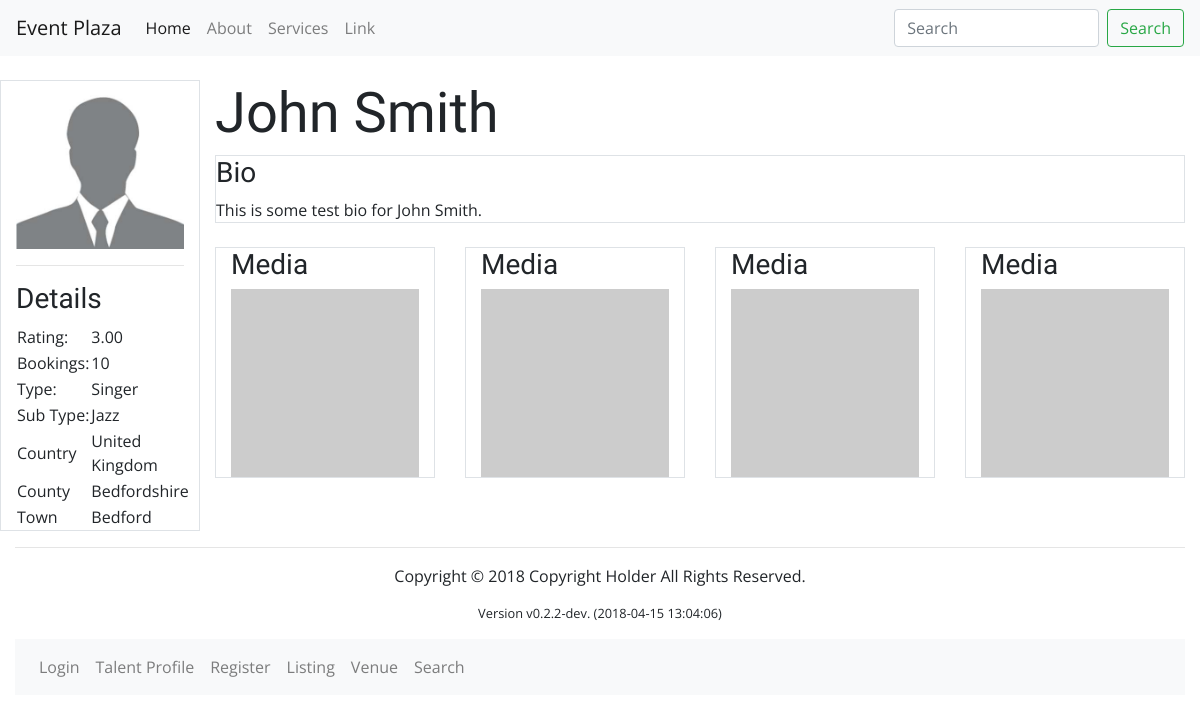
/talent/talent_index.php?talent_id=1, run on the app's committed database.
### tables this page shows
CREATE TABLE IF NOT EXISTS `talent` (
  `talent_id` int(11) NOT NULL AUTO_INCREMENT,
  `talent_name` varchar(200) NOT NULL,
  `talent_profilepicture` varchar(200) DEFAULT NULL COMMENT 'Profile Picture filename.',
  `talent_type` varchar(30) NOT NULL,
  `talent_subtype` varchar(100) NOT NULL COMMENT 'Subtype of act',
  `talent_bio` text NOT NULL COMMENT 'Talent Biography.',
  `talent_country` varchar(30) NOT NULL COMMENT 'Country of the talent.',
  `talent_county` varchar(30) NOT NULL,
  `talent_town` varchar(30) NOT NULL,
  `talent_distance` int(11) NOT NULL,
  `talent_rating` float NOT NULL COMMENT 'Average Rating',
  `talent_bookings` int(11) NOT NULL COMMENT 'Number of Bookings',
  PRIMARY KEY (`talent_id`)
);

### talent/talent_index.php (the view, shortened to what this page needs)
<?php include ($_SERVER["DOCUMENT_ROOT"] . "/venue/venue-finder/views/partials/_header.php"); ?>
<?php include ($_SERVER["DOCUMENT_ROOT"] . "/venue/venue-finder/config/db_config.php"); ?>
<body>
  <div class="container-fluid">
    <?php
    $UID = (int)$_GET["talent_id"];
    $sql_talent = "SELECT * FROM talent WHERE talent_id='$UID'";
    $result = mysqli_query($mysqli, $sql_talent);
    $rs = mysqli_fetch_array($result);
    $talent_name = $rs['talent_name'];
    $talent_profilepicture = $rs['talent_profilepicture'];
    $talent_bio = $rs['talent_bio'];
    $talent_type = $rs['talent_type'];
    $talent_subtype = $rs['talent_subtype'];
    $talent_country = $rs['talent_country'];
    $talent_county = $rs['talent_county'];
    $talent_town = $rs['talent_town'];
    $talent_rating = $rs['talent_rating'];
    $talent_booking = $rs['talent_bookings'];
     ?>
    <div class="md-col-12">
      <div class="row">
        <div class="col-md-2 border">
          <?php
          if ($talent_profilepicture !== '0') {
            echo '<img width=100% src="../user_data/profile_picture/'.$talent_profilepicture.'" />';
          } else {
            echo '<img width=100% src="../user_data/profile_picture/nopp.png" />';
          }
          ?>
          <hr>
          <h3>Details</h3>
          <table width='100%'>
            <tr>
              <td>Rating:</td>
              <td><?php echo number_format((float)$talent_rating, 2, '.', ''); ?></td>
            </tr>
            <tr>
              <td>Bookings:</td>
              <td><?php echo $talent_booking; ?></td>
            </tr>
            <tr>
              <td>Type:</td>
              <td><?php echo $talent_type; ?></td>
            </tr>
            <tr>
              <td>Sub Type:</td>
              <td><?php echo $talent_subtype; ?></td>
            </tr>
            <tr>
              <td>Country</td>
              <td><?php echo $talent_country; ?></td>
            </tr>
            <tr>
              <td>County</td>
              <td><?php echo $talent_county; ?></td>
            </tr>
            <tr>
              <td>Town</td>
              <td><?php echo $talent_town; ?></td>
            </tr>
          </table>
        </div>
        <div class="col-md-10">
          <h1 class="display-4"><?php echo $talent_name; ?></h1>
          <?php
            if ($talent_bio !== '') {
              echo "<div id='ProfileBio' class='border'>";
                echo "<h3>Bio</h3>";
                echo $talent_bio;
              echo "</div>";
              echo "<br>";
            }
          ?>
          <div class="row">
            <div class="col-md-3">
              <div class="col-md-12 border">
                <h3>Media</h3>
                <img src="https://picsum.photos/150" width="100%" alt="Profile Picture">
              </div>
            </div>
            <div class="col-md-3">
              <div class="col-md-12 border">
                <h3>Media</h3>
                <img src="https://picsum.photos/150" width="100%" alt="Profile Picture">
              </div>
            </div>
            <div class="col-md-3">
              <div class="col-md-12 border">
                <h3>Media</h3>
                <img src="https://picsum.photos/150" width="100%" alt="Profile Picture">
              </div>
            </div>
            <div class="col-md-3">
              <div class="col-md-12 border">
                <h3>Media</h3>
                <img src="https://picsum.photos/150" width="100%" alt="Profile Picture">
              </div>
            </div>
          </div>
        </div>
      </div>
    </div>
<?php include ($_SERVER["DOCUMENT_ROOT"] . "/venue/venue-finder/views/partials/_footer.php"); ?>

### public/css/custom.css (style rules this page uses)
h1, h2, h3, h4, h5, h6 { font-family: 'Arsenal', sans-serif; }
body { font-family: 'Open Sans', sans-serif; }

### data on the page
talent: talent_profilepicture (picture), talent_rating "3.00", talent_bookings "10", talent_type "Singer", talent_subtype "Jazz", talent_country "United Kingdom", talent_county "Bedfordshire", talent_town "Bedford", talent_name "John Smith", talent_bio "This is some test bio for John Smith."

### other printed values
ApplicationVersion::get() "v0.2.2-dev. (2018-04-15 13:04:06)"
